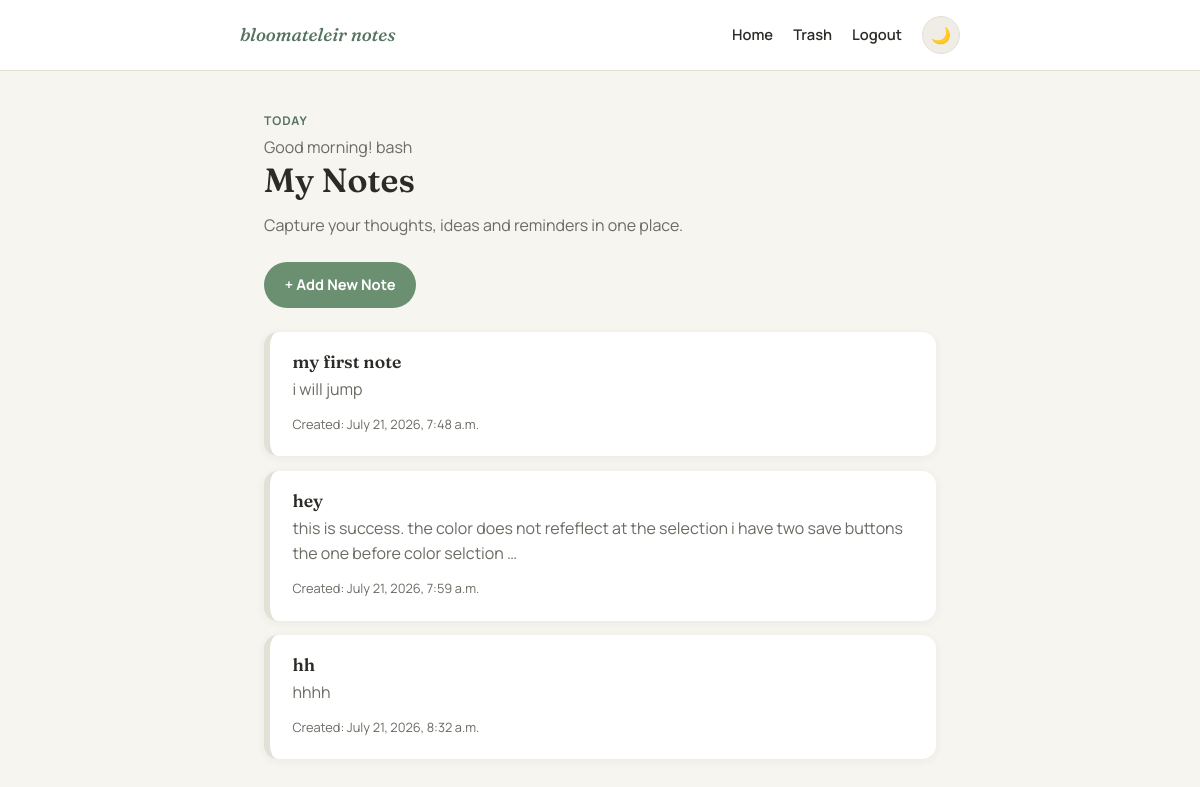
The app's page / (signed in) with its own data.
### note_app/models.py (models this page shows, shortened)
class Note(models.Model):
    title = models.CharField(max_length=100)
    content = models.TextField()
    created_at = models.DateTimeField(auto_now_add=True)
    updated_at = models.DateTimeField(auto_now=True)
    user = models.ForeignKey(
        settings.AUTH_USER_MODEL,
        on_delete=models.CASCADE,
        related_name='notes',
        null=True,
        blank=True,
    )
    attachment = models.FileField(upload_to='note_attachments/', blank=True, null=True)
    is_deleted = models.BooleanField(default=False)

### note_app/views.py (the view)
# urls.py: path('', views.homepage, name='homepage'),
@login_required(login_url='login')
def homepage(request):
    date = datetime.now()
    time = int(date.strftime('%H'))
    msg = 'Good '
    if time < 12:
        msg += 'morning'
    elif time < 16:
        msg += 'afternoon'
    elif time < 18:
        msg += 'evening'
    else:
        msg += 'night'
    greeting = f'{msg}! {request.user.username}'
    notes = Note.objects.filter(user=request.user, is_deleted=False).order_by('created_at')
    context = {
    'greeting': greeting,
    'notes': notes,
}
    return render(request, "homepage.html", context)

### templates/homepage.html
{% extends "base.html" %}
{% block content %}
<header>
    <div class="eyebrow">Today</div>
    <p>{{ greeting }}</p>
    <h1>My Notes</h1>
    <p>Capture your thoughts, ideas and reminders in one place.</p>
</header>
<div class="button-container">
    <a href="{% url 'create_note' %}" class="add-btn">+ Add New Note</a>
</div>
<section class="notes">
    {% if notes %}
        {% for note in notes %}
        <a href="{% url 'note_detail' note.id %}" class="note-link">
            <div class="note-card">
                <h2>{{ note.title }}</h2>
                <p>{{ note.content|truncatechars:120 }}</p>
                <small>Created: {{ note.created_at }}</small>
            </div>
        </a>
        {% endfor %}
    {% else %}
        <div class="note-card empty-state">
            <h2>No notes yet.</h2>
            <p>Journal it all out!</p>
        </div>
    {% endif %}
</section>
{% endblock %}

### templates/base.html (shortened to what this page needs)
{% load static %}
<!DOCTYPE html>
<html lang="en" data-theme="light">
<head>
    <link rel="stylesheet" href="{% static 'css/style.css' %}">
</head>
<body>
    <nav>
        <div class="nav-inner">
            <h6><em>bloomateleir notes</em></h6>
            <ul>
                <li><a href="{% url 'homepage' %}">Home</a></li>
                    {% if request.user.is_authenticated %}
                        <li><a href="{% url 'trash' %}">Trash</a></li>
                        <li><a href="{% url 'logout' %}">Logout</a></li>
                    {% else %}
                        <li><a href="{% url 'login' %}">Login</a></li>
                    {% endif %}
                <li>
                    <button class="theme-toggle" id="themeToggle" type="button" aria-label="Toggle dark mode">
                    </button>
                </li>
            </ul>
        </div>
    </nav>
    <div class="container">
        {% block content %}{% endblock %}
    </div>
</body>
</html>

### static/css/style.css (style rules this page uses)
:root { --bg: #F6F5F0; --surface: #FFFFFF; --surface-hover: #EFEDE6; --ink: #2B2B28; --ink-soft: #6B6A63; --border: #E3E0D6; --sage: #6B8F71; --sage-dark: #567260; --rose: #D8A48F; --rose-dark: #C68A72; --danger: #C0645A; --shadow: 0 2px 10px rgba(43, 43, 40, 0.06); --radius: 14px; --color-default: #E3E0D6; --color-yellow: #F1D98B; --color-pink: #E8B8C4; --color-blue: #A9C3D4; --color-green: #A8C6A4; }
* { box-sizing: border-box; }
html { scroll-behavior: smooth; }
body { margin: 0; font-family: 'Manrope', sans-serif; background: var(--bg); color: var(--ink); line-height: 1.6; transition: background 0.25s ease, color 0.25s ease; }
h1, h2, h3 { font-family: 'Fraunces', serif; font-weight: 600; line-height: 1.15; margin: 0 0 0.4em; color: var(--ink); }
h1 { font-size: 2.1rem; }
h2 { font-size: 1.3rem; }
p { color: var(--ink-soft); margin: 0 0 1em; }
a { color: var(--sage-dark); text-decoration: none; }
.container { max-width: 720px; margin: 0 auto; padding: 2.5rem 1.5rem 4rem; }
nav { background: var(--surface); border-bottom: 1px solid var(--border); padding: 1rem 1.5rem; position: sticky; top: 0; z-index: 10; }
nav .nav-inner { max-width: 720px; margin: 0 auto; display: flex; align-items: center; justify-content: space-between; }
nav h6 { margin: 0; font-family: 'Fraunces', serif; font-style: italic; font-weight: 500; font-size: 1.15rem; color: var(--sage-dark); }
nav ul { list-style: none; display: flex; align-items: center; gap: 1.25rem; margin: 0; padding: 0; }
nav ul a { color: var(--ink); font-weight: 600; font-size: 0.92rem; }
.theme-toggle { background: var(--surface-hover); border: 1px solid var(--border); border-radius: 999px; width: 38px; height: 38px; display: flex; align-items: center; justify-content: center; cursor: pointer; font-size: 1rem; color: var(--ink); }
header .eyebrow { text-transform: uppercase; letter-spacing: 0.08em; font-size: 0.75rem; font-weight: 700; color: var(--sage-dark); margin-bottom: 0.3rem; }
header p:first-of-type { margin: 0; }
.add-btn, button[type="submit"], .cancel-btn, .btn { display: inline-flex; align-items: center; justify-content: center; gap: 0.4rem; padding: 0.7rem 1.3rem; border-radius: 999px; border: none; font-family: 'Manrope', sans-serif; font-weight: 700; font-size: 0.92rem; cursor: pointer; background: var(--sage); color: #FFFFFF; transition: background 0.15s ease, transform 0.1s ease; }
.button-container { margin: 1.5rem 0; }
.note-card { background: var(--surface); border-radius: var(--radius); padding: 1.25rem 1.4rem; margin-bottom: 0.9rem; box-shadow: var(--shadow); border-left: 6px solid var(--color-default); transition: transform 0.12s ease, box-shadow 0.12s ease; }
.note-link { display: block; }
.note-card h2 { font-size: 1.1rem; margin-bottom: 0.3rem; }
.note-card p { margin-bottom: 0.5rem; }
.note-card small { color: var(--ink-soft); font-size: 0.8rem; }

### records on screen
Note: title "my first note", content "i will jump", created_at "July 21, 2026, 7:48 a.m."
Note: title "hey", content "this is success. the color does not refeflect at the selection i have two save buttons the one before color selction …", created_at "July 21, 2026, 7:59 a.m."
Note: title "hh", content "hhhh", created_at "July 21, 2026, 8:32 a.m."

### other values on screen
{{ greeting }} "Good morning! bash"
